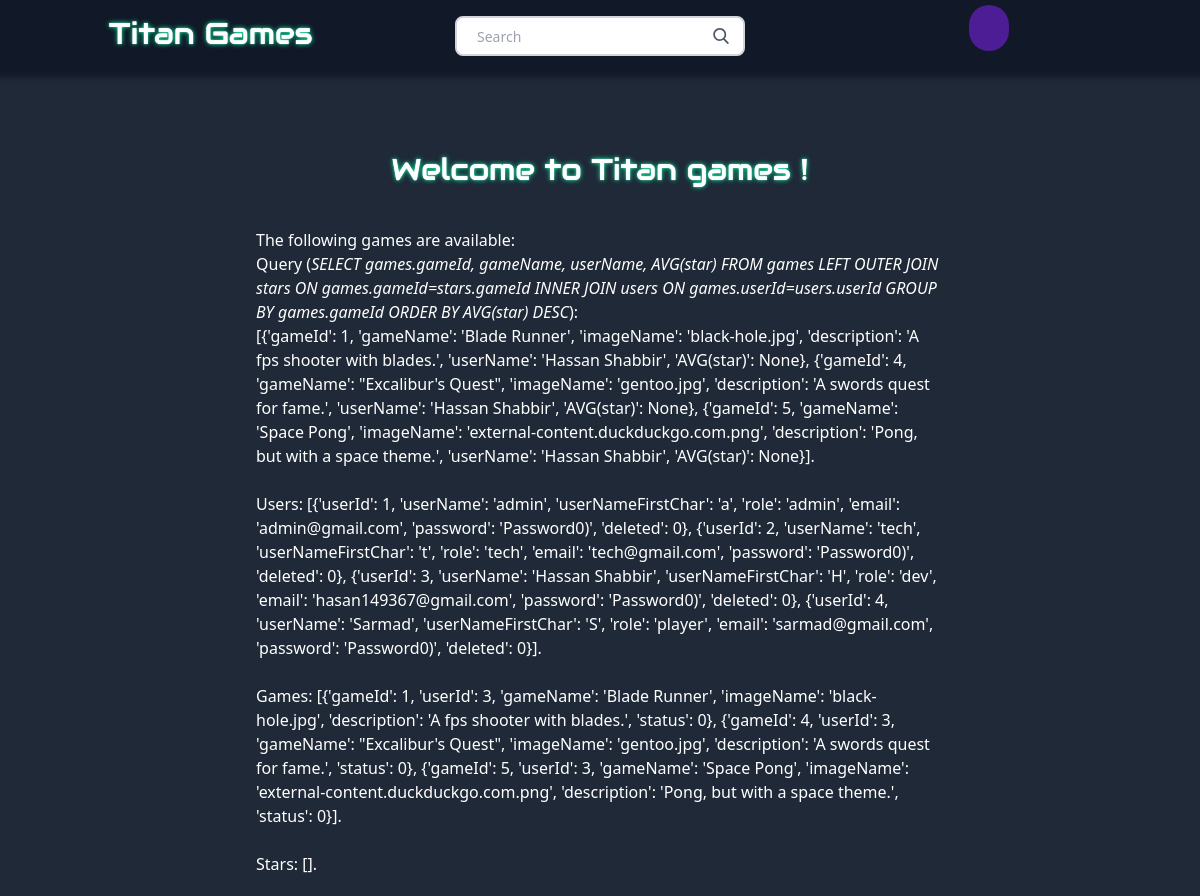
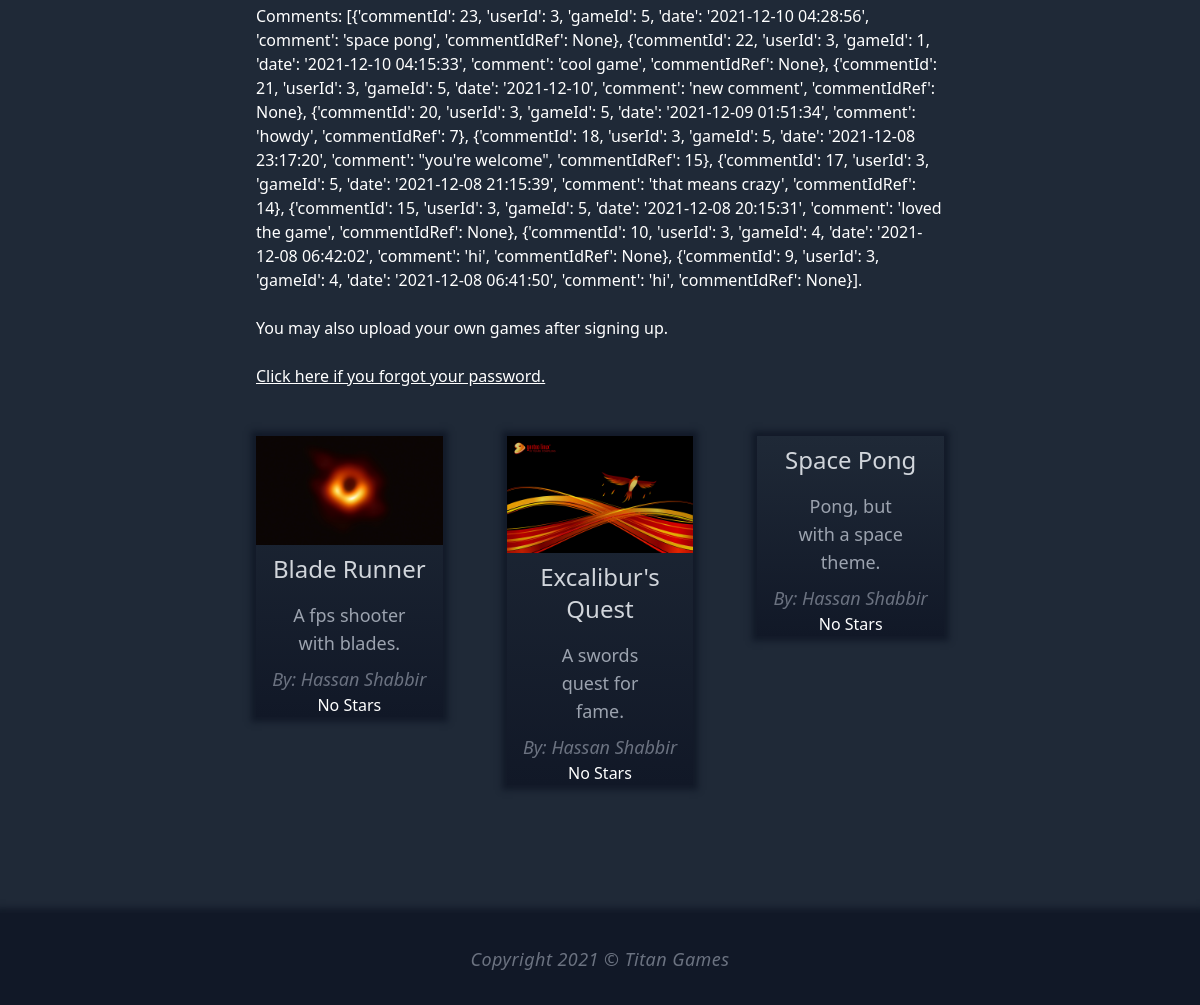
The page / (signed in) on the database its author committed (2 pictures, top to bottom).
### tables this page shows
CREATE TABLE games (
  gameId INTEGER NOT NULL PRIMARY KEY AUTOINCREMENT,
	userId INTEGER,
	gameName TEXT NOT NULL,
	imageName TEXT NOT NULL,
	description TEXT NOT NULL,
	status INTEGER NOT NULL CHECK (status IN (0,1,2)) DEFAULT 2, -- 0 none, 1 deleted, 2 pending
  FOREIGN KEY(userId) REFERENCES users(userId) ON DELETE CASCADE
);

### app.py (the view)
@app.route("/")
def home_page():
    users = query_db('SELECT * FROM users')
    games = query_db('SELECT * FROM games')
    stars = query_db('SELECT gameId, AVG(star) FROM stars GROUP BY gameId')
    comments = query_db('SELECT * FROM comments ORDER BY date DESC')
    query = query_db('SELECT games.gameId, gameName, imageName, description, userName, AVG(star) FROM games LEFT OUTER JOIN stars ON games.gameId=stars.gameId INNER JOIN users ON games.userId=users.userId WHERE status = 0 GROUP BY games.gameId ORDER BY AVG(star) DESC')
    return render_template('index.html', users=users, games=games, stars=stars, comments=comments, query=query)

### app.py (called while the page is built)
def get_db():
    db = getattr(g, '_database', None)
    if db is None:
        db = g._database = sqlite3.connect(DATABASE)
    def make_dicts(cursor, row):
        return dict((cursor.description[idx][0], value)
                    for idx, value in enumerate(row))
    db.row_factory = make_dicts
    return db

def query_db(query, args=(), one=False):
    cur = get_db().execute(query, args)
    rv = cur.fetchall()
    cur.close()
    return (rv[0] if rv else None) if one else rv

@app.teardown_appcontext
def close_connection(exception):
    db = getattr(g, '_database', None)
    if db is not None:
        db.close()

### templates/index.html (shortened to what this page needs)
{% extends "base.html" %}
{% block head %}
  {{ super() }}
{% endblock %}
{% block content %}
  <div class="mx-64" style="">
    <div class="">
      {% if 'user' in session and session['user'] %}
			  <h2 class="title text-3xl text-center mb-10">Welcome to Titan games {{session['user']['userName']}}!</h2>
			{% else %}
			  <h2 class="title text-3xl text-center mb-10">Welcome to Titan games!</h2>
      {% endif %}
			<p class="card-text">The following games are available:<br>
			Query (<em>SELECT games.gameId, gameName, userName, AVG(star) FROM games LEFT OUTER JOIN stars ON games.gameId=stars.gameId INNER JOIN users ON games.userId=users.userId GROUP BY games.gameId ORDER BY AVG(star) DESC</em>): <br> {{query}}. <br> <br>
				Users: {{users}}.  <br> <br>
				Games: {{games}}.  <br> <br>
				Stars: {{stars}}.  <br> <br>
				Comments: {{comments}}.  <br> <br>
				You may also upload your own games after signing up.<br><br>
				<a class="underline" href="/forgot_password">Click here if you forgot your password.</a>
			</p>
				<div class="grid grid-cols-3 text-center gap-x-16">
				{% for item in query %}
					<a href="/play_game/{{item['gameId']}}">
						<div class="bg-gradient-to-t from-gray-900 to-gray-800 shadow-outline my-12" style="box-shadow: 0 0 6px 5px rgba(17,24,39,0.9);">
							<img class="" src="{{'/game/' + item['gameId']|string + '/' + item['imageName']}}" alt="">
							<p class="text-gray-300 text-2xl my-2">{{item['gameName']}}</p>
							<p class="text-gray-400 text-lg max-w-sm px-9 py-2">{{item['description']}}</p>
							<p class="text-lg text-gray-500 italic">By: {{item['userName']}}</p>
							<p>
							{% if item['AVG(star)'] == None %}
								No Stars
							{% else %}
								{{item['AVG(star)']}}
							{% endif%}
							</p>
						</div>
					</a>
				{% endfor %}
				</div>
    </div>
  </div>
{% endblock %}

### templates/base.html (style rules this page uses)
.title { text-shadow: 3px 3px #111827; font-family: 'Audiowide', sans-serif; text-shadow: 0 0 1px #fff, 0 0 5px #0fa; }

### rows shown on the page
games: gameId+imageName (picture), gameName "Blade Runner", description "A fps shooter with blades.", userName "Hassan Shabbir"
games: gameId+imageName (picture), gameName "Excalibur's Quest", description "A swords quest for fame.", userName "Hassan Shabbir"
games: gameName "Space Pong", description "Pong, but with a space theme.", userName "Hassan Shabbir"

### other values the page prints
{{ stars }} "[]"
